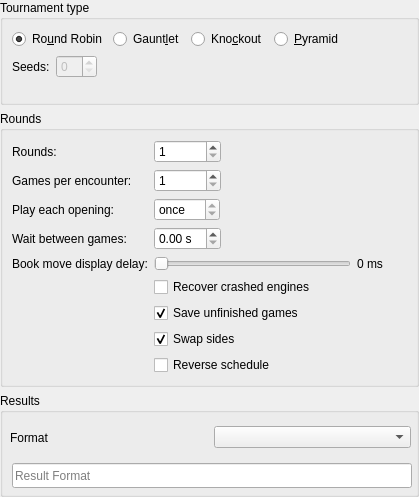
<?xml version="1.0" encoding="UTF-8"?>
<ui version="4.0">
 <class>TournamentSettingsWidget</class>
 <widget class="QWidget" name="TournamentSettingsWidget">
  <property name="geometry">
   <rect>
    <x>0</x>
    <y>0</y>
    <width>419</width>
    <height>497</height>
   </rect>
  </property>
  <property name="windowTitle">
   <string>Form</string>
  </property>
  <layout class="QVBoxLayout" name="verticalLayout">
   <property name="leftMargin">
    <number>0</number>
   </property>
   <property name="topMargin">
    <number>0</number>
   </property>
   <property name="rightMargin">
    <number>0</number>
   </property>
   <property name="bottomMargin">
    <number>0</number>
   </property>
   <item>
    <widget class="QGroupBox" name="groupBox">
     <property name="title">
      <string>Tournament type</string>
     </property>
     <layout class="QVBoxLayout" name="verticalLayout_2">
      <item>
       <layout class="QHBoxLayout" name="horizontalLayout_2">
        <item>
         <widget class="QRadioButton" name="m_roundRobinRadio">
          <property name="toolTip">
           <string>Round-robin tournament</string>
          </property>
          <property name="text">
           <string>Ro&amp;und Robin</string>
          </property>
          <property name="checked">
           <bool>true</bool>
          </property>
          <attribute name="buttonGroup">
           <string notr="true">m_tournamentTypeGroup</string>
          </attribute>
         </widget>
        </item>
        <item>
         <widget class="QRadioButton" name="m_gauntletRadio">
          <property name="toolTip">
           <string>First engine (or group of seeded engines) plays against the rest</string>
          </property>
          <property name="text">
           <string>Gaunt&amp;let</string>
          </property>
          <attribute name="buttonGroup">
           <string notr="true">m_tournamentTypeGroup</string>
          </attribute>
         </widget>
        </item>
        <item>
         <widget class="QRadioButton" name="m_knockoutRadio">
          <property name="toolTip">
           <string>Single-elimination tournament</string>
          </property>
          <property name="text">
           <string>Kno&amp;ckout</string>
          </property>
          <attribute name="buttonGroup">
           <string notr="true">m_tournamentTypeGroup</string>
          </attribute>
         </widget>
        </item>
        <item>
         <widget class="QRadioButton" name="m_pyramidRadio">
          <property name="toolTip">
           <string>Every engine plays against all of its predecessors</string>
          </property>
          <property name="text">
           <string>&amp;Pyramid</string>
          </property>
          <attribute name="buttonGroup">
           <string notr="true">m_tournamentTypeGroup</string>
          </attribute>
         </widget>
        </item>
        <item>
         <spacer name="horizontalSpacer">
          <property name="orientation">
           <enum>Qt::Horizontal</enum>
          </property>
          <property name="sizeHint" stdset="0">
           <size>
            <width>40</width>
            <height>20</height>
           </size>
          </property>
         </spacer>
        </item>
       </layout>
      </item>
      <item>
       <layout class="QFormLayout" name="formLayout_2">
        <property name="fieldGrowthPolicy">
         <enum>QFormLayout::ExpandingFieldsGrow</enum>
        </property>
        <item row="0" column="1">
         <widget class="QSpinBox" name="m_seedsSpin">
          <property name="enabled">
           <bool>false</bool>
          </property>
          <property name="toolTip">
           <string>At most this many players from the top of the players list will be seeded in the tournament.</string>
          </property>
         </widget>
        </item>
        <item row="0" column="0">
         <widget class="QLabel" name="label_4">
          <property name="text">
           <string>Seeds:</string>
          </property>
          <property name="buddy">
           <cstring>m_seedsSpin</cstring>
          </property>
         </widget>
        </item>
       </layout>
      </item>
     </layout>
    </widget>
   </item>
   <item>
    <widget class="QGroupBox" name="groupBox_2">
     <property name="title">
      <string>Rounds</string>
     </property>
     <layout class="QFormLayout" name="formLayout">
      <property name="fieldGrowthPolicy">
       <enum>QFormLayout::ExpandingFieldsGrow</enum>
      </property>
      <item row="0" column="0">
       <widget class="QLabel" name="label_2">
        <property name="text">
         <string>Rounds:</string>
        </property>
        <property name="buddy">
         <cstring>m_roundsSpin</cstring>
        </property>
       </widget>
      </item>
      <item row="0" column="1">
       <widget class="QSpinBox" name="m_roundsSpin">
        <property name="minimum">
         <number>1</number>
        </property>
        <property name="maximum">
         <number>999999</number>
        </property>
       </widget>
      </item>
      <item row="1" column="0">
       <widget class="QLabel" name="label">
        <property name="text">
         <string>Games per encounter:</string>
        </property>
        <property name="buddy">
         <cstring>m_gamesPerEncounterSpin</cstring>
        </property>
       </widget>
      </item>
      <item row="1" column="1">
       <widget class="QSpinBox" name="m_gamesPerEncounterSpin">
        <property name="minimum">
         <number>1</number>
        </property>
        <property name="maximum">
         <number>999999</number>
        </property>
       </widget>
      </item>
      <item row="2" column="0">
       <widget class="QLabel" name="label_5">
        <property name="text">
         <string>Play each opening:</string>
        </property>
       </widget>
      </item>
      <item row="2" column="1">
       <widget class="GameRepetitionSpinBox" name="m_repeatSpin">
        <property name="toolTip">
         <string>Depends on &quot;games per encounter&quot;</string>
        </property>
        <property name="toolTipDuration">
         <number>-1</number>
        </property>
        <property name="specialValueText">
         <string>once</string>
        </property>
        <property name="suffix">
         <string> times</string>
        </property>
        <property name="minimum">
         <number>1</number>
        </property>
        <property name="maximum">
         <number>1</number>
        </property>
       </widget>
      </item>
      <item row="3" column="0">
       <widget class="QLabel" name="label_3">
        <property name="text">
         <string>Wait between games:</string>
        </property>
        <property name="buddy">
         <cstring>m_waitSpin</cstring>
        </property>
       </widget>
      </item>
      <item row="3" column="1">
       <widget class="QDoubleSpinBox" name="m_waitSpin">
        <property name="suffix">
         <string> s</string>
        </property>
       </widget>
      </item>
      <item row="4" column="0">
       <widget class="QLabel" name="label_6">
        <property name="text">
         <string>Book move display delay:</string>
        </property>
        <property name="buddy">
         <cstring>m_bookDelaySlider</cstring>
        </property>
       </widget>
      </item>
      <item row="4" column="1">
       <layout class="QHBoxLayout" name="horizontalLayout_7">
        <item>
         <widget class="QSlider" name="m_bookDelaySlider">
          <property name="toolTip">
           <string>How long to pause on screen between opening book moves in engine-engine games (0 = no delay).</string>
          </property>
          <property name="minimum">
           <number>0</number>
          </property>
          <property name="maximum">
           <number>5000</number>
          </property>
          <property name="singleStep">
           <number>100</number>
          </property>
          <property name="pageStep">
           <number>500</number>
          </property>
          <property name="orientation">
           <enum>Qt::Horizontal</enum>
          </property>
         </widget>
        </item>
        <item>
         <widget class="QLabel" name="m_bookDelayValueLabel">
          <property name="minimumSize">
           <size>
            <width>50</width>
            <height>0</height>
           </size>
          </property>
          <property name="text">
           <string>0 ms</string>
          </property>
         </widget>
        </item>
       </layout>
      </item>
      <item row="5" column="1">
       <widget class="QCheckBox" name="m_recoverCheck">
        <property name="toolTip">
         <string>If enabled, crashed engines are restarted and the tournament is not stopped.</string>
        </property>
        <property name="text">
         <string>Recover crashed engines</string>
        </property>
       </widget>
      </item>
      <item row="6" column="1">
       <widget class="QCheckBox" name="m_saveUnfinishedGamesCheck">
        <property name="text">
         <string>Save unfinished games</string>
        </property>
        <property name="checked">
         <bool>true</bool>
        </property>
       </widget>
      </item>
      <item row="7" column="1">
       <widget class="QCheckBox" name="m_swapCheck">
        <property name="toolTip">
         <string>Swap colors after each game within an encounter (default: true)</string>
        </property>
        <property name="text">
         <string>Swap sides</string>
        </property>
        <property name="checked">
         <bool>true</bool>
        </property>
       </widget>
      </item>
      <item row="8" column="1">
       <widget class="QCheckBox" name="m_reverseCheck">
        <property name="toolTip">
         <string>Reverse sides in schedule: A vs B, C vs D ... to  B vs A, D vs C ... (default: false)</string>
        </property>
        <property name="text">
         <string>Reverse schedule</string>
        </property>
       </widget>
      </item>
     </layout>
    </widget>
   </item>
   <item>
    <widget class="QGroupBox" name="groupBox_4">
     <property name="sizePolicy">
      <sizepolicy hsizetype="Preferred" vsizetype="Minimum">
       <horstretch>0</horstretch>
       <verstretch>0</verstretch>
      </sizepolicy>
     </property>
     <property name="minimumSize">
      <size>
       <width>0</width>
       <height>100</height>
      </size>
     </property>
     <property name="title">
      <string>Results</string>
     </property>
     <widget class="QWidget" name="horizontalLayoutWidget">
      <property name="geometry">
       <rect>
        <x>10</x>
        <y>29</y>
        <width>401</width>
        <height>31</height>
       </rect>
      </property>
      <layout class="QHBoxLayout" name="horizontalLayout_6">
       <property name="sizeConstraint">
        <enum>QLayout::SetDefaultConstraint</enum>
       </property>
       <item>
        <widget class="QLabel" name="m_resultFormatLabel">
         <property name="text">
          <string>Format</string>
         </property>
        </widget>
       </item>
       <item>
        <widget class="QComboBox" name="m_resultFormatCombo"/>
       </item>
      </layout>
     </widget>
     <widget class="QLineEdit" name="m_resultFormatEdit">
      <property name="geometry">
       <rect>
        <x>12</x>
        <y>70</y>
        <width>400</width>
        <height>25</height>
       </rect>
      </property>
      <property name="autoFillBackground">
       <bool>false</bool>
      </property>
      <property name="maxLength">
       <number>256</number>
      </property>
      <property name="placeholderText">
       <string>Result Format</string>
      </property>
      <property name="clearButtonEnabled">
       <bool>false</bool>
      </property>
     </widget>
    </widget>
   </item>
  </layout>
 </widget>
 <customwidgets>
  <customwidget>
   <class>GameRepetitionSpinBox</class>
   <extends>QSpinBox</extends>
   <header>gamerepetitionspinbox.h</header>
  </customwidget>
 </customwidgets>
 <resources/>
 <connections/>
 <buttongroups>
  <buttongroup name="m_tournamentTypeGroup"/>
 </buttongroups>
</ui>
